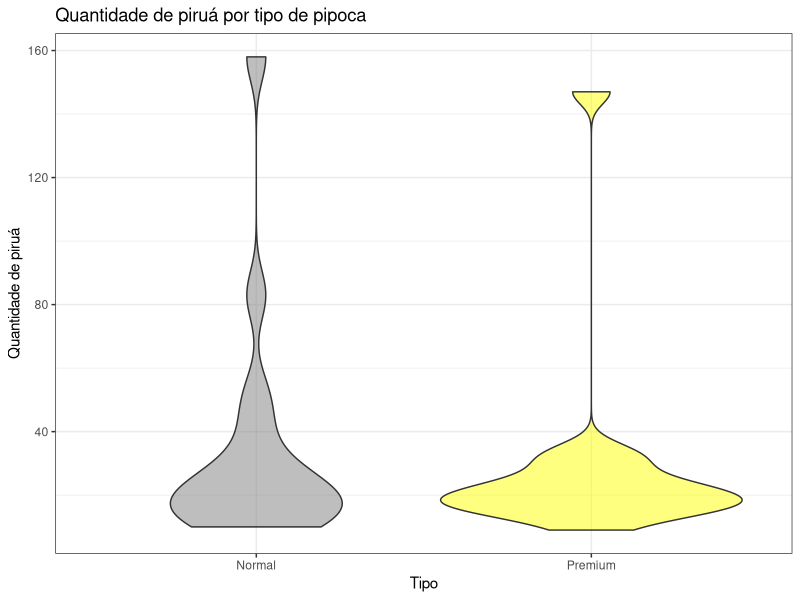
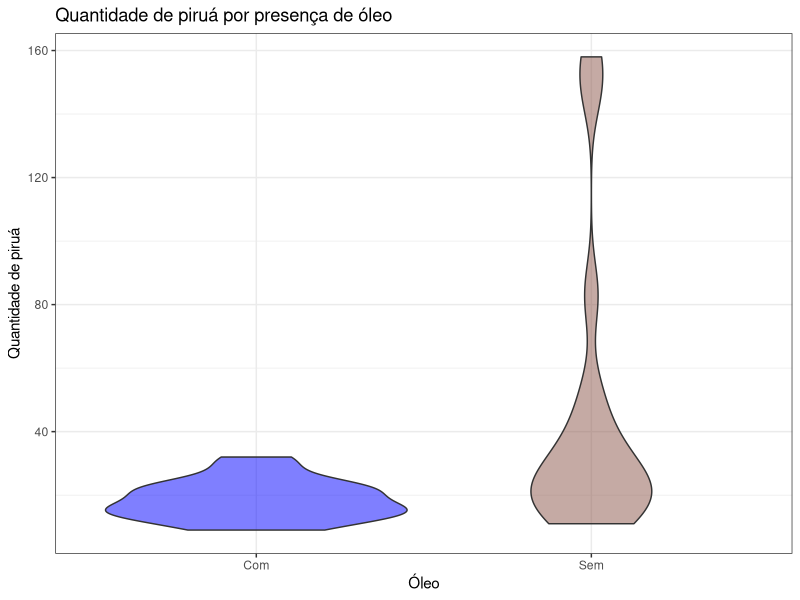
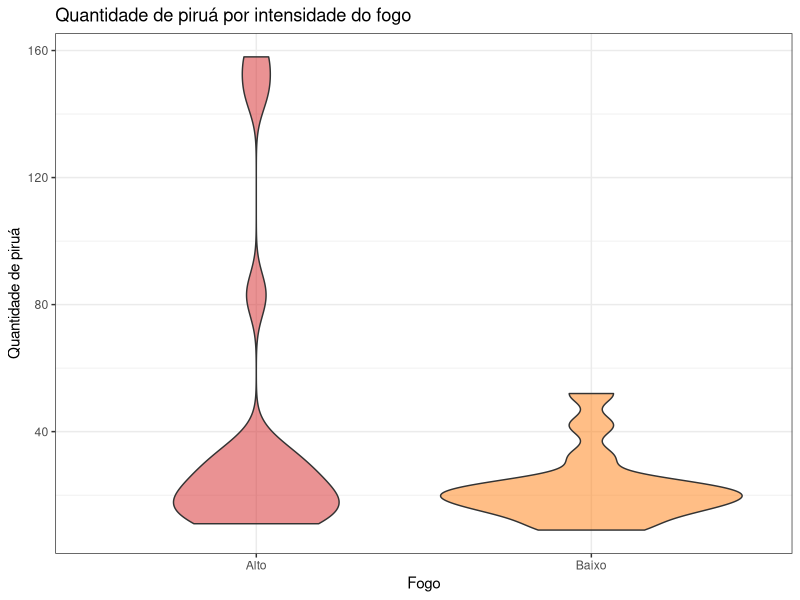
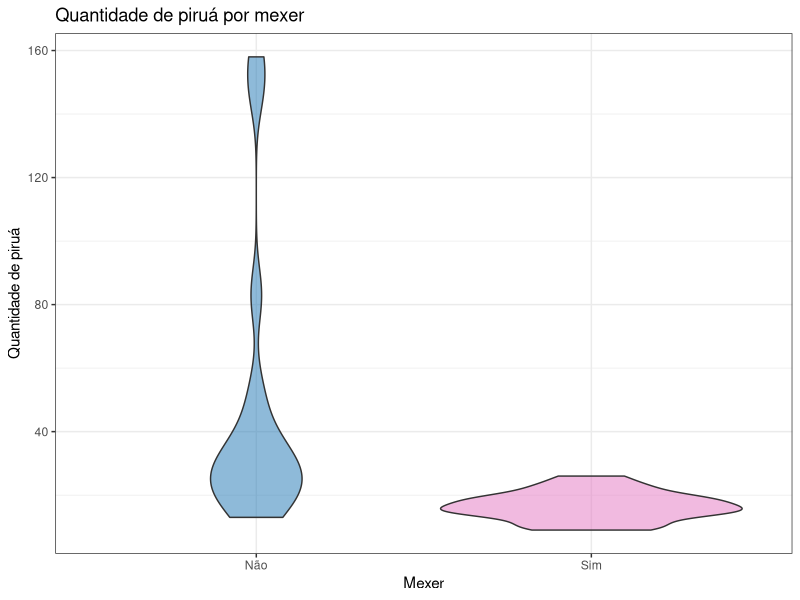
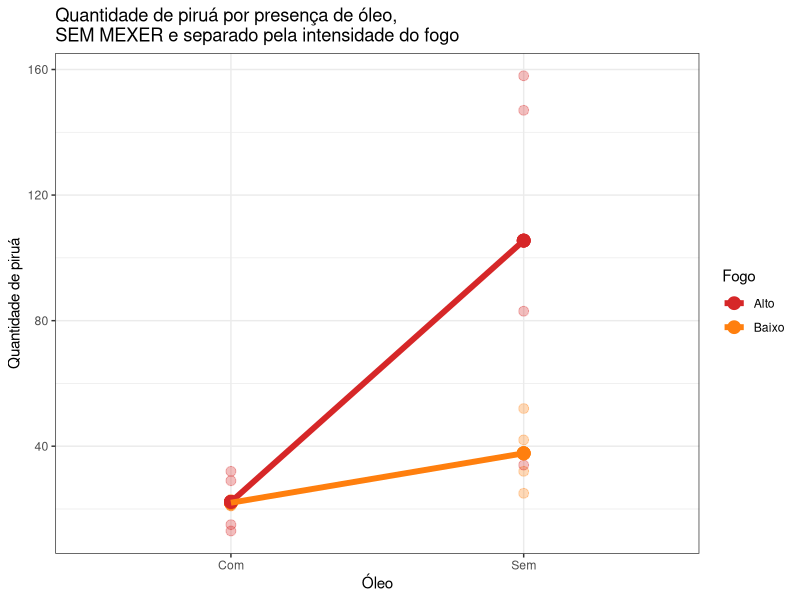
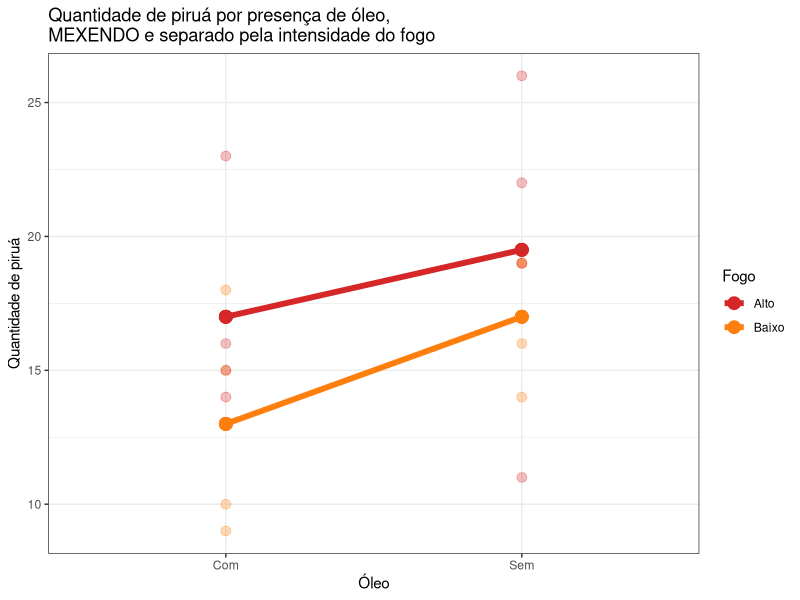
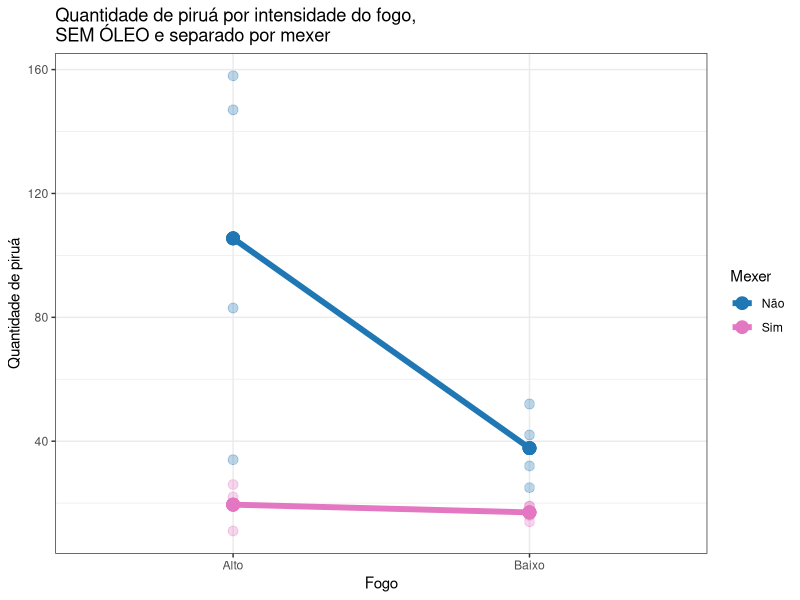
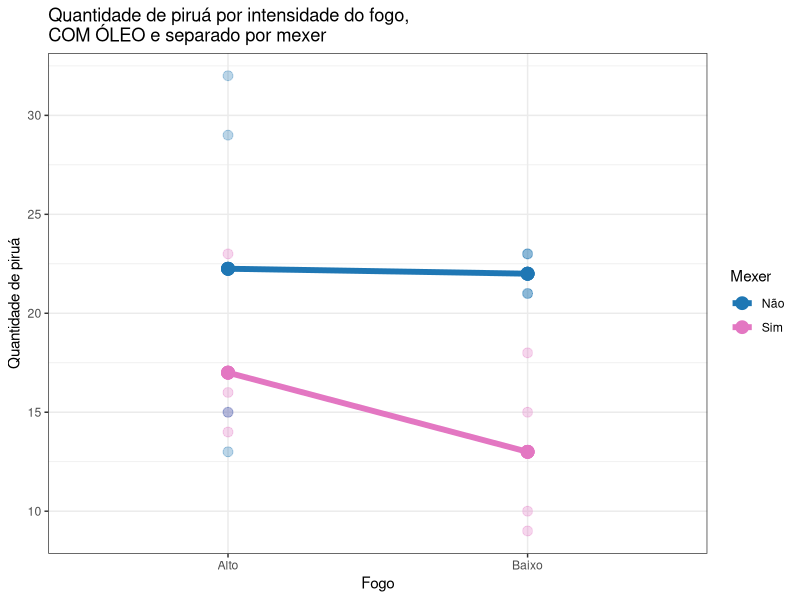

These figures' R source, in order:
library(tidyverse)
library(svglite)

#--- Metadados ---#
set.seed(42)
# usaremos essas cores durante todo o programa
cor_tipo <- c("#7f7f7f", 'yellow')
cor_oleo <- c("blue", "#8c564b")
cor_fogo <- c("#d62728", "#ff7f0e")
cor_mexer <- c("#1f77b4", "#e377c2")

ext_graf <- 'pdf' # tipo de arquivo que os gráficos serão salvos
tam_graf <- c('w' = 2001, 'h' = 1500)
path_graf <- 'gráficos'
unit_graf <- 'px'


#--- Preparando os dados ---# <- serviço de corno
Tipo <- c(rep('Normal', 16), rep('Premium', 16))
Óleo <- c(rep(c(rep('Sem', 8), rep('Com', 8)), 2))
Fogo <- c(rep(c(rep('Baixo', 4), rep('Alto', 4)), 4))            
Mexer <- c(rep(c(rep('Sim', 2), rep('Não', 2)), 8))
Replicação <- rep(c(1, 2), 16)
Qtt_pirua <- c(14, 19, 52, 42, 11, 26)

Qtt_pirua <-c(14, 19,
              52, 42,
              11, 26,
              83, 158,
              10, 15,
              21, 23,
              15, 23,
              32, 13,
              16, 19,
              32, 25,
              22, 19,
              34, 147,
              18, 9,
              21, 23,
              14, 16,
              29, 15
)

Grama_pirua <- c(
  3, 4,
  10, 8,
  3, 5,
  15, 27,
  2, 3,
  5 , 5,
  3, 4,
  8, 3,
  5, 5,
  6, 5,
  4, 4,
  8, 20,
  5, 2,
  5, 4,
  2, 3, 
  5, 3
)

df <- tibble(Tipo = as.factor(Tipo),
             Óleo = as.factor(Óleo),
             Fogo = as.factor(Fogo),
             Mexer = as.factor(Mexer),
             Replicação = as.factor(Replicação),
             Qtt_pirua,
             Grama_pirua
)


#--- Análise exploratória ---#



ggplot(df, aes(x = Tipo, y = Qtt_pirua, fill = Tipo)) +
  geom_violin(alpha = 0.5) +
  scale_fill_manual(values=c(cor_tipo)) +
  labs(title = 'Quantidade de piruá por tipo de pipoca',
       y = 'Quantidade de piruá') +
  theme_bw() +
  theme(legend.position = 'none')
ggsave(paste('piruaXtipo.', ext_graf, sep = ''), path = path_graf, device = ext_graf, width = tam_graf[1], height = tam_graf[2], units = unit_graf)

ggplot(df, aes(x = Óleo, y = Qtt_pirua, fill = Óleo)) +
  geom_violin(alpha = 0.5) +
  scale_fill_manual(values=c(cor_oleo)) +
  labs(title = 'Quantidade de piruá por presença de óleo',
       y = 'Quantidade de piruá') +
  theme_bw() +
  theme(legend.position = 'none') # trocar a ordem
ggsave(paste('piruaXoleo.', ext_graf, sep = ''), path = path_graf, device = ext_graf, width = tam_graf[1], height = tam_graf[2], units = unit_graf)

ggplot(df, aes(x = Fogo, y = Qtt_pirua, fill = Fogo)) +
  geom_violin(alpha = 0.5) +
  scale_fill_manual(values=c(cor_fogo)) +
  labs(title = 'Quantidade de piruá por intensidade do fogo',
       y = 'Quantidade de piruá') +
  theme_bw() +
  theme(legend.position = 'none')
ggsave(paste('piruaXfogo.', ext_graf, sep = ''), path = path_graf, device = ext_graf, width = tam_graf[1], height = tam_graf[2], units = unit_graf)

ggplot(df, aes(x = Mexer, y = Qtt_pirua, fill = Mexer)) +
  geom_violin(alpha = 0.5) +
  scale_fill_manual(values=c(cor_mexer)) +
  labs(title = 'Quantidade de piruá por mexer',
       y = 'Quantidade de piruá') +
  theme_bw() +
  theme(legend.position = 'none')
ggsave(paste('piruaXmexer.', ext_graf, sep = ''), path = path_graf, device = ext_graf, width = tam_graf[1], height = tam_graf[2], units = unit_graf)


#--- ANOVA ---#
lm_model <- lm(Qtt_pirua ~
              Tipo * Óleo * Fogo * Mexer +
              Replicação * Óleo +
              Replicação * Fogo +
              Replicação * Mexer,
            df) # Replicação aqui, essencialmente, faz o papel da blocagem


anova(lm_model)

# Utilizar peso dos piruás ao invés da quantidade gerou os mesmos resultados na ANOVA

# lm_model2 <- lm(Grama_pirua ~
#                Tipo * Óleo * Fogo * Mexer +
#                Replicação*Óleo +
#                Replicação * Fogo +
#                Replicação * Mexer,
#              df)
# anova(lm_model2)


# Tipo deu não significativo (enquanto os outros fatores deram).
# A interação Óleo:Fogo:Mexer é significativa
# A interação Bloco:Fator não é significativa pra nenhum dos fatores (amém)

#--- Gráficos da interação ---#
# As bolas maiores são as médias
# x-axis: Óleo | fill: Fogo | Mexer: não
ggplot(df %>%
         filter(Mexer == 'Não') %>%
         group_by(Óleo, Fogo) %>%
         mutate(media = mean(Qtt_pirua)),
       aes(x = Óleo, color = Fogo)) +
  geom_point(aes(y = Qtt_pirua), size = 3, alpha = 0.3) +
  geom_point(aes(y = media), size = 4) +
  geom_line(aes(y = media, group = Fogo), linewidth = 2) +
  scale_color_manual(values=c(cor_fogo)) +
  labs(title = 'Quantidade de piruá por presença de óleo,\nSEM MEXER e separado pela intensidade do fogo',
       y = 'Quantidade de piruá') +
  theme_bw()
ggsave(paste('interacaoOleo1.', ext_graf, sep = ''), path = path_graf, device = ext_graf, width = tam_graf[1], height = tam_graf[2], units = unit_graf)

# x-axis: Óleo | fill: Fogo | Mexer: sim
ggplot(df %>%
         filter(Mexer == 'Sim') %>%
         group_by(Óleo, Fogo) %>%
         mutate(media = mean(Qtt_pirua)),
       aes(x = Óleo, color = Fogo)) +
  geom_point(aes(y = Qtt_pirua), size = 3, alpha = 0.3) +
  geom_point(aes(y = media), size = 4) +
  geom_line(aes(y = media, group = Fogo), linewidth = 2) +
  scale_color_manual(values=c(cor_fogo)) +
  labs(title = 'Quantidade de piruá por presença de óleo,\nMEXENDO e separado pela intensidade do fogo',
       y = 'Quantidade de piruá') +
  theme_bw()
ggsave(paste('interacaoOleo2.', ext_graf, sep = ''), path = path_graf, device = ext_graf, width = tam_graf[1], height = tam_graf[2], units = unit_graf)

# x-axis: Fogo | fill: Mexer | Óleo: sem
ggplot(df %>%
         filter(Óleo == 'Sem') %>%
         group_by(Fogo, Mexer) %>%
         mutate(media = mean(Qtt_pirua)),
       aes(x = Fogo, color = Mexer)) +
  geom_point(aes(y = Qtt_pirua), size = 3, alpha = 0.3) +
  geom_point(aes(y = media), size = 4) +
  geom_line(aes(y = media, group = Mexer), linewidth = 2) +
  scale_color_manual(values=c(cor_mexer)) +
  labs(title = 'Quantidade de piruá por intensidade do fogo,\nSEM ÓLEO e separado por mexer',
       y = 'Quantidade de piruá') +
  theme_bw()
ggsave(paste('interacaoFogo1.', ext_graf, sep = ''), path = path_graf, device = ext_graf, width = tam_graf[1], height = tam_graf[2], units = unit_graf)

# x-axis: Fogo | fill: Mexer | Óleo: com
ggplot(df %>%
         filter(Óleo == 'Com') %>%
         group_by(Fogo, Mexer) %>%
         mutate(media = mean(Qtt_pirua)),
       aes(x = Fogo, color = Mexer)) +
  geom_point(aes(y = Qtt_pirua), size = 3, alpha = 0.3) +
  geom_point(aes(y = media), size = 4) +
  geom_line(aes(y = media, group = Mexer), linewidth = 2) +
  scale_color_manual(values=c(cor_mexer)) +
  labs(title = 'Quantidade de piruá por intensidade do fogo,\nCOM ÓLEO e separado por mexer',
       y = 'Quantidade de piruá') +
  theme_bw()
ggsave(paste('interacaoFogo2.', ext_graf, sep = ''), path = path_graf, device = ext_graf, width = tam_graf[1], height = tam_graf[2], units = unit_graf)

# x-axis: Mexer | fill: Óleo | Fogo: Baixo
ggplot(df %>%
         filter(Fogo == 'Baixo') %>%
         group_by(Mexer, Óleo) %>%
         mutate(media = mean(Qtt_pirua)),
       aes(x = Mexer, color = Óleo)) +
  geom_point(aes(y = Qtt_pirua), size = 3, alpha = 0.3) +
  geom_point(aes(y = media), size = 4) +
  geom_line(aes(y = media, group = Óleo), linewidth = 2) +
  scale_color_manual(values=c(cor_oleo)) +
  labs(title = 'Quantidade de piruá por mexer,\nFOGO BAIXO e separado por presença de óleo',
       y = 'Quantidade de piruá') +
  theme_bw()
ggsave(paste('interacaoMexer1.', ext_graf, sep = ''), path = path_graf, device = ext_graf, width = tam_graf[1], height = tam_graf[2], units = unit_graf)

# x-axis: Mexer | fill: Óleo | Fogo: Alto
ggplot(df %>%
         filter(Fogo == 'Alto') %>%
         group_by(Mexer, Óleo) %>%
         mutate(media = mean(Qtt_pirua)),
       aes(x = Mexer, color = Óleo)) +
  geom_point(aes(y = Qtt_pirua), size = 3, alpha = 0.3) +
  geom_point(aes(y = media), size = 4) +
  geom_line(aes(y = media, group = Óleo), linewidth = 2) +
  scale_color_manual(values=c(cor_oleo)) +
  labs(title = 'Quantidade de piruá por mexer,\nFOGO ALTO e separado por presença de óleo',
       y = 'Quantidade de piruá') +
  theme_bw()
ggsave(paste('interacaoMexer2.', ext_graf, sep = ''), path = path_graf, device = ext_graf, width = tam_graf[1], height = tam_graf[2], units = unit_graf)

#--- Teste de Tukey ---#

vec_li <- c()
vec_ls <- c()
vec_cond <- c()
# Teste: Óleo
for(i in 1:2) {
  for(j in 1:2) {
    temp_model <- TukeyHSD(aov(Qtt_pirua ~ Óleo,
                               df %>% filter(Fogo == c('Baixo', 'Alto')[i], Mexer == c('Sim', 'Não')[j])))
    vec_li <- c(vec_li, temp_model$Óleo[1])
    vec_ls <- c(vec_ls, temp_model$Óleo[2])
    vec_cond <- c(vec_cond, paste('Fogo', '(',c('Baixo', 'Alto')[i], ')', ' | ', 'Mexer', '(',c('Sim', 'Não')[j], ')', sep = ''))
  }
}

# Teste: Fogo
for(i in 1:2) {
  for(j in 1:2) {
    temp_model <- TukeyHSD(aov(Qtt_pirua ~ Fogo,
                               df %>% filter(Óleo == c('Sem', 'Com')[i], Mexer == c('Sim', 'Não')[j])))
    vec_li <- c(vec_li, temp_model$Fogo[1])
    vec_ls <- c(vec_ls, temp_model$Fogo[2])
    vec_cond <- c(vec_cond, paste('Óleo', '(',c('Sem', 'Com')[i], ')', ' | ', 'Mexer', '(',c('Sim', 'Não')[j], ')', sep = ''))
  }
}

# Teste: Mexer
for(i in 1:2) {
  for(j in 1:2) {
    temp_model <- TukeyHSD(aov(Qtt_pirua ~ Mexer,
                               df %>% filter(Fogo == c('Baixo', 'Alto')[i], Óleo == c('Sem', 'Com')[j])))
    vec_li <- c(vec_li, temp_model$Mexer[1])
    vec_ls <- c(vec_ls, temp_model$Mexer[2])
    vec_cond <- c(vec_cond, paste('Fogo', '(',c('Baixo', 'Alto')[i], ')', ' | ', 'Óleo', '(',c('Sem', 'Com')[j], ')', sep = ''))
  }
}

ic_df <- tibble(
  Fator = c(
    rep('Óleo', 4),
    rep('Fogo', 4),
    rep('Mexer', 4)
  ),
  Nível = vec_cond,
  LI = vec_li,
  LS = vec_ls
)

ggplot(ic_df %>% filter(Fator == 'Óleo'), aes(x = Nível)) +
  geom_segment(aes(y = LI , yend = LS), linewidth = 1) +
  geom_point(aes(y = LI), size = 2) +
  geom_point(aes(y = LS), size = 2) +
  geom_hline(yintercept = 0) +
  labs(title = 'Intervalo de confiança do Óleo para combinações de níveis de Fogo e Mexer',
       x = 'Efeito do fator') +
  coord_flip() +
  theme_bw()

ggplot(ic_df %>% filter(Fator == 'Fogo'), aes(x = Nível)) +
  geom_segment(aes(y = LI , yend = LS), linewidth = 1) +
  geom_point(aes(y = LI), size = 2) +
  geom_point(aes(y = LS), size = 2) +
  geom_hline(yintercept = 0) +
  labs(title = 'Intervalo de confiança do Fogo para combinações de níveis de Óleo e Mexer',
       x = 'Efeito do fator') +
  coord_flip() +
  theme_bw()

ggplot(ic_df %>% filter(Fator == 'Mexer'), aes(x = Nível)) +
  geom_segment(aes(y = LI , yend = LS), linewidth = 1) +
  geom_point(aes(y = LI), size = 2) +
  geom_point(aes(y = LS), size = 2) +
  geom_hline(yintercept = 0) +
  labs(title = 'Intervalo de confiança de Mexer para combinações de níveis de Óleo e Fogo',
       x = 'Efeito do fator') +
  coord_flip() +
  theme_bw()

#--- Análise de Resíduos ---#
# novo modelo sem o fator Tipo e as interações que não são significativas 
lm_new_model <- lm(Qtt_pirua ~
            Óleo * Fogo * Mexer +
            Replicação,
          df) # eu sei que os dados não parecem muito normais, mas rode esse exemplo algumas vezes e veja cada absurdo que aparece:
# QQ PLOT
ggplot() +
  geom_qq(aes(sample = rstandard(lm_new_model))) +
  geom_abline(color = "red") + 
  labs(title = 'QQ plot',
       x = 'Teórico',
       y = 'Amostra') +
  theme_bw()
ggsave(paste('qqplot.', ext_graf, sep = ''), path = path_graf, device = ext_graf, width = tam_graf[1], height = tam_graf[2], units = unit_graf)

# eu sei que os dados não parecem muito normais, mas rode esse exemplo algumas vezes e veja cada absurdo que aparece:
ggplot() +
  geom_qq(aes(sample = rnorm(32))) +
  geom_abline(color = "red")

# Resíduos x Fitted
ggplot(lm_new_model, aes(x = .fitted,
           y = .resid)) +
  geom_point() +
  geom_hline(yintercept = 0) +
  labs(title = 'Resíduos por valores ajustados',
       x = 'Resíduos',
       y = 'Ajustado') +
  theme_bw()
ggsave(paste('residuosXfitted.', ext_graf, sep = ''), path = path_graf, device = ext_graf, width = tam_graf[1], height = tam_graf[2], units = unit_graf)

ggplot() +
  geom_point(
    aes(x = lm_new_model$model$Óleo, y = lm_new_model$residuals),
    size = 3
  ) +
  labs(title = 'Níveis do fator Óleo por resíduos',
       x = 'Níveis',
       y = 'Residuos') +
  theme_bw()
ggsave(paste('residuosXoleo.', ext_graf, sep = ''), path = path_graf, device = ext_graf, width = tam_graf[1], height = tam_graf[2], units = unit_graf)

ggplot() +
  geom_point(
    aes(x = lm_new_model$model$Fogo, y = lm_new_model$residuals),
    size = 3
  ) +
  labs(title = 'Níveis do fator Fogo por resíduos',
       x = 'Níveis',
       y = 'Residuos') +
  theme_bw()
ggsave(paste('residuosXfogo.', ext_graf, sep = ''), path = path_graf, device = ext_graf, width = tam_graf[1], height = tam_graf[2], units = unit_graf)

ggplot() +
  geom_point(
    aes(x = lm_new_model$model$Mexer, y = lm_new_model$residuals),
    size = 3
  ) +
  labs(title = 'Níveis do fator Mexer por resíduos',
       x = 'Níveis',
       y = 'Residuos') +
  theme_bw()
ggsave(paste('residuosXmexer.', ext_graf, sep = ''), path = path_graf, device = ext_graf, width = tam_graf[1], height = tam_graf[2], units = unit_graf)
